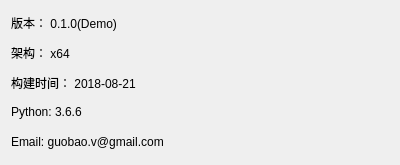
<?xml version="1.0" encoding="UTF-8"?>
<ui version="4.0">
 <class>Dialog</class>
 <widget class="QDialog" name="Dialog">
  <property name="windowModality">
   <enum>Qt::ApplicationModal</enum>
  </property>
  <property name="geometry">
   <rect>
    <x>0</x>
    <y>0</y>
    <width>400</width>
    <height>165</height>
   </rect>
  </property>
  <property name="windowTitle">
   <string>关于</string>
  </property>
  <property name="windowIcon">
   <iconset>
    <normalon>:/picture/res/main.ico</normalon>
   </iconset>
  </property>
  <layout class="QVBoxLayout">
   <item>
    <widget class="QLabel" name="label">
     <property name="text">
      <string>版本： 0.1.0(Demo)</string>
     </property>
    </widget>
   </item>
   <item>
    <widget class="QLabel" name="label_2">
     <property name="text">
      <string>架构： x64</string>
     </property>
    </widget>
   </item>
   <item>
    <widget class="QLabel" name="label_3">
     <property name="text">
      <string>构建时间： 2018-08-21</string>
     </property>
    </widget>
   </item>
   <item>
    <widget class="QLabel" name="label_6">
     <property name="text">
      <string>Python: 3.6.6</string>
     </property>
    </widget>
   </item>
   <item>
    <widget class="QLabel" name="label_4">
     <property name="text">
      <string>Email: guobao.v@gmail.com</string>
     </property>
    </widget>
   </item>
  </layout>
 </widget>
 <resources>
  <include location="../../conf/resource.qrc"/>
 </resources>
 <connections/>
</ui>
